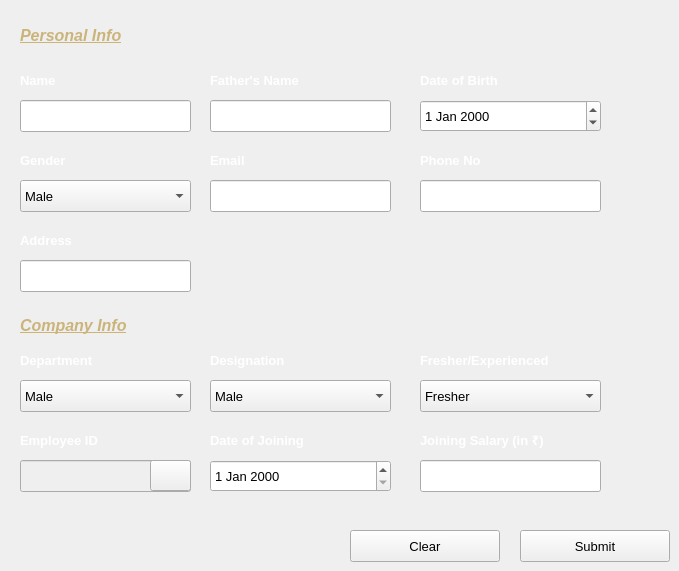
      <widget class="QWidget" name="tab_7">
       <attribute name="title">
        <string>insert</string>
       </attribute>
       <widget class="QLabel" name="label_42">
        <property name="geometry">
         <rect>
          <x>20</x>
          <y>20</y>
          <width>241</width>
          <height>31</height>
         </rect>
        </property>
        <property name="font">
         <font>
          <family>Arial</family>
          <pointsize>12</pointsize>
          <bold>true</bold>
         </font>
        </property>
        <property name="text">
         <string>&lt;html&gt;&lt;head/&gt;&lt;body&gt;&lt;p&gt;&lt;span style=&quot; font-style:italic; text-decoration: underline; color:#cbb479;&quot;&gt;Personal Info&lt;/span&gt;&lt;/p&gt;&lt;/body&gt;&lt;/html&gt;</string>
        </property>
       </widget>
       <widget class="QLabel" name="id_11">
        <property name="geometry">
         <rect>
          <x>20</x>
          <y>70</y>
          <width>141</width>
          <height>21</height>
         </rect>
        </property>
        <property name="font">
         <font>
          <pointsize>10</pointsize>
          <bold>true</bold>
         </font>
        </property>
        <property name="text">
         <string>&lt;html&gt;&lt;head/&gt;&lt;body&gt;&lt;p&gt;&lt;span style=&quot; color:#ffffff;&quot;&gt;Name&lt;/span&gt;&lt;/p&gt;&lt;/body&gt;&lt;/html&gt;</string>
        </property>
       </widget>
       <widget class="QLabel" name="id_22">
        <property name="geometry">
         <rect>
          <x>210</x>
          <y>70</y>
          <width>141</width>
          <height>21</height>
         </rect>
        </property>
        <property name="font">
         <font>
          <pointsize>10</pointsize>
          <bold>true</bold>
         </font>
        </property>
        <property name="text">
         <string>&lt;html&gt;&lt;head/&gt;&lt;body&gt;&lt;p&gt;&lt;span style=&quot; color:#ffffff;&quot;&gt;Father's Name&lt;/span&gt;&lt;/p&gt;&lt;/body&gt;&lt;/html&gt;</string>
        </property>
       </widget>
       <widget class="QLabel" name="id_23">
        <property name="geometry">
         <rect>
          <x>420</x>
          <y>70</y>
          <width>141</width>
          <height>21</height>
         </rect>
        </property>
        <property name="font">
         <font>
          <pointsize>10</pointsize>
          <bold>true</bold>
         </font>
        </property>
        <property name="text">
         <string>&lt;html&gt;&lt;head/&gt;&lt;body&gt;&lt;p&gt;&lt;span style=&quot; color:#ffffff;&quot;&gt;Date of Birth&lt;/span&gt;&lt;/p&gt;&lt;/body&gt;&lt;/html&gt;</string>
        </property>
       </widget>
       <widget class="QLineEdit" name="empName_6">
        <property name="geometry">
         <rect>
          <x>20</x>
          <y>100</y>
          <width>171</width>
          <height>32</height>
         </rect>
        </property>
        <property name="font">
         <font>
          <family>Arial</family>
          <pointsize>10</pointsize>
         </font>
        </property>
        <property name="styleSheet">
         <string notr="true">#empName
{
	background:white;
	color:black;
	border:none;
	padding-left:6px;
}</string>
        </property>
       </widget>
       <widget class="QLineEdit" name="empName_7">
        <property name="geometry">
         <rect>
          <x>210</x>
          <y>100</y>
          <width>181</width>
          <height>32</height>
         </rect>
        </property>
        <property name="font">
         <font>
          <family>Arial</family>
          <pointsize>10</pointsize>
         </font>
        </property>
        <property name="styleSheet">
         <string notr="true">#empName
{
	background:white;
	color:black;
	border:none;
	padding-left:6px;
}</string>
        </property>
       </widget>
       <widget class="QLineEdit" name="empName_8">
        <property name="geometry">
         <rect>
          <x>210</x>
          <y>180</y>
          <width>181</width>
          <height>32</height>
         </rect>
        </property>
        <property name="font">
         <font>
          <family>Arial</family>
          <pointsize>10</pointsize>
         </font>
        </property>
        <property name="styleSheet">
         <string notr="true">#empName
{
	background:white;
	color:black;
	border:none;
	padding-left:6px;
}</string>
        </property>
       </widget>
       <widget class="QDateEdit" name="empDOB_2">
        <property name="geometry">
         <rect>
          <x>420</x>
          <y>100</y>
          <width>181</width>
          <height>32</height>
         </rect>
        </property>
        <property name="font">
         <font>
          <family>Arial</family>
          <pointsize>10</pointsize>
         </font>
        </property>
        <property name="styleSheet">
         <string notr="true">#empDOB
{
	background:white;
	color:black;
	border:none;
	padding-left:6px;
}</string>
        </property>
        <property name="currentSection">
         <enum>QDateTimeEdit::Section::YearSection</enum>
        </property>
       </widget>
       <widget class="QLabel" name="id_24">
        <property name="geometry">
         <rect>
          <x>20</x>
          <y>150</y>
          <width>141</width>
          <height>21</height>
         </rect>
        </property>
        <property name="font">
         <font>
          <pointsize>10</pointsize>
          <bold>true</bold>
         </font>
        </property>
        <property name="text">
         <string>&lt;html&gt;&lt;head/&gt;&lt;body&gt;&lt;p&gt;&lt;span style=&quot; color:#ffffff;&quot;&gt;Gender&lt;/span&gt;&lt;/p&gt;&lt;/body&gt;&lt;/html&gt;</string>
        </property>
       </widget>
       <widget class="QLabel" name="id_25">
        <property name="geometry">
         <rect>
          <x>210</x>
          <y>150</y>
          <width>141</width>
          <height>21</height>
         </rect>
        </property>
        <property name="font">
         <font>
          <pointsize>10</pointsize>
          <bold>true</bold>
         </font>
        </property>
        <property name="text">
         <string>&lt;html&gt;&lt;head/&gt;&lt;body&gt;&lt;p&gt;&lt;span style=&quot; color:#ffffff;&quot;&gt;Email&lt;/span&gt;&lt;/p&gt;&lt;/body&gt;&lt;/html&gt;</string>
        </property>
       </widget>
       <widget class="QLabel" name="id_26">
        <property name="geometry">
         <rect>
          <x>420</x>
          <y>150</y>
          <width>141</width>
          <height>21</height>
         </rect>
        </property>
        <property name="font">
         <font>
          <pointsize>10</pointsize>
          <bold>true</bold>
         </font>
        </property>
        <property name="text">
         <string>&lt;html&gt;&lt;head/&gt;&lt;body&gt;&lt;p&gt;&lt;span style=&quot; color:#ffffff;&quot;&gt;Phone No&lt;/span&gt;&lt;/p&gt;&lt;/body&gt;&lt;/html&gt;</string>
        </property>
       </widget>
       <widget class="QComboBox" name="empGender_2">
        <property name="geometry">
         <rect>
          <x>20</x>
          <y>180</y>
          <width>171</width>
          <height>32</height>
         </rect>
        </property>
        <property name="font">
         <font>
          <family>Arial</family>
          <pointsize>10</pointsize>
         </font>
        </property>
        <property name="styleSheet">
         <string notr="true">#empGender
{
	background:white;
	color:black;
	border:none;
	padding-left:6px;
}</string>
        </property>
        <item>
         <property name="text">
          <string>Male</string>
         </property>
        </item>
        <item>
         <property name="text">
          <string>Female</string>
         </property>
        </item>
        <item>
         <property name="text">
          <string>Other</string>
         </property>
        </item>
       </widget>
       <widget class="QLineEdit" name="empName_9">
        <property name="geometry">
         <rect>
          <x>420</x>
          <y>180</y>
          <width>181</width>
          <height>32</height>
         </rect>
        </property>
        <property name="font">
         <font>
          <family>Arial</family>
          <pointsize>10</pointsize>
         </font>
        </property>
        <property name="styleSheet">
         <string notr="true">#empName
{
	background:white;
	color:black;
	border:none;
	padding-left:6px;
}</string>
        </property>
       </widget>
       <widget class="QLabel" name="id_27">
        <property name="geometry">
         <rect>
          <x>20</x>
          <y>230</y>
          <width>141</width>
          <height>21</height>
         </rect>
        </property>
        <property name="font">
         <font>
          <pointsize>10</pointsize>
          <bold>true</bold>
         </font>
        </property>
        <property name="text">
         <string>&lt;html&gt;&lt;head/&gt;&lt;body&gt;&lt;p&gt;&lt;span style=&quot; color:#ffffff;&quot;&gt;Address&lt;/span&gt;&lt;/p&gt;&lt;/body&gt;&lt;/html&gt;</string>
        </property>
       </widget>
       <widget class="QLineEdit" name="empName_10">
        <property name="geometry">
         <rect>
          <x>20</x>
          <y>260</y>
          <width>171</width>
          <height>32</height>
         </rect>
        </property>
        <property name="font">
         <font>
          <family>Arial</family>
          <pointsize>10</pointsize>
         </font>
        </property>
        <property name="styleSheet">
         <string notr="true">#empName
{
	background:white;
	color:black;
	border:none;
	padding-left:6px;
}</string>
        </property>
       </widget>
       <widget class="QLabel" name="label_43">
        <property name="geometry">
         <rect>
          <x>20</x>
          <y>310</y>
          <width>241</width>
          <height>31</height>
         </rect>
        </property>
        <property name="font">
         <font>
          <family>Arial</family>
          <pointsize>12</pointsize>
          <bold>true</bold>
         </font>
        </property>
        <property name="text">
         <string>&lt;html&gt;&lt;head/&gt;&lt;body&gt;&lt;p&gt;&lt;span style=&quot; font-style:italic; text-decoration: underline; color:#cbb479;&quot;&gt;Company Info&lt;/span&gt;&lt;/p&gt;&lt;/body&gt;&lt;/html&gt;</string>
        </property>
       </widget>
       <widget class="QLabel" name="id_28">
        <property name="geometry">
         <rect>
          <x>20</x>
          <y>350</y>
          <width>141</width>
          <height>21</height>
         </rect>
        </property>
        <property name="font">
         <font>
          <pointsize>10</pointsize>
          <bold>true</bold>
         </font>
        </property>
        <property name="text">
         <string>&lt;html&gt;&lt;head/&gt;&lt;body&gt;&lt;p&gt;&lt;span style=&quot; color:#ffffff;&quot;&gt;Department&lt;/span&gt;&lt;/p&gt;&lt;/body&gt;&lt;/html&gt;</string>
        </property>
       </widget>
       <widget class="QLabel" name="id_29">
        <property name="geometry">
         <rect>
          <x>210</x>
          <y>350</y>
          <width>141</width>
          <height>21</height>
         </rect>
        </property>
        <property name="font">
         <font>
          <pointsize>10</pointsize>
          <bold>true</bold>
         </font>
        </property>
        <property name="text">
         <string>&lt;html&gt;&lt;head/&gt;&lt;body&gt;&lt;p&gt;&lt;span style=&quot; color:#ffffff;&quot;&gt;Designation&lt;/span&gt;&lt;/p&gt;&lt;/body&gt;&lt;/html&gt;</string>
        </property>
       </widget>
       <widget class="QLabel" name="id_30">
        <property name="geometry">
         <rect>
          <x>420</x>
          <y>350</y>
          <width>141</width>
          <height>21</height>
         </rect>
        </property>
        <property name="font">
         <font>
          <pointsize>10</pointsize>
          <bold>true</bold>
         </font>
        </property>
        <property name="text">
         <string>&lt;html&gt;&lt;head/&gt;&lt;body&gt;&lt;p&gt;&lt;span style=&quot; color:#ffffff;&quot;&gt;Fresher/Experienced&lt;/span&gt;&lt;/p&gt;&lt;/body&gt;&lt;/html&gt;</string>
        </property>
       </widget>
       <widget class="QComboBox" name="empDept_2">
        <property name="geometry">
         <rect>
          <x>20</x>
          <y>380</y>
          <width>171</width>
          <height>32</height>
         </rect>
        </property>
        <property name="font">
         <font>
          <family>Arial</family>
          <pointsize>10</pointsize>
         </font>
        </property>
        <property name="styleSheet">
         <string notr="true">#empDept
{
	background:white;
	color:black;
	border:none;
	padding-left:6px;
}</string>
        </property>
        <item>
         <property name="text">
          <string>Male</string>
         </property>
        </item>
        <item>
         <property name="text">
          <string>Female</string>
         </property>
        </item>
        <item>
         <property name="text">
          <string>Other</string>
         </property>
        </item>
       </widget>
       <widget class="QComboBox" name="empDesig_2">
        <property name="geometry">
         <rect>
          <x>210</x>
          <y>380</y>
          <width>181</width>
          <height>32</height>
         </rect>
        </property>
        <property name="font">
         <font>
          <family>Arial</family>
          <pointsize>10</pointsize>
         </font>
        </property>
        <property name="styleSheet">
         <string notr="true">#empDesig
{
	background:white;
	color:black;
	border:none;
	padding-left:6px;
}</string>
        </property>
        <item>
         <property name="text">
          <string>Male</string>
         </property>
        </item>
        <item>
         <property name="text">
          <string>Female</string>
         </property>
        </item>
        <item>
         <property name="text">
          <string>Other</string>
         </property>
        </item>
       </widget>
       <widget class="QComboBox" name="empType_2">
        <property name="geometry">
         <rect>
          <x>420</x>
          <y>380</y>
          <width>181</width>
          <height>32</height>
         </rect>
        </property>
        <property name="font">
         <font>
          <family>Arial</family>
          <pointsize>10</pointsize>
         </font>
        </property>
        <property name="styleSheet">
         <string notr="true">#empType
{
	background:white;
	color:black;
	border:none;
	padding-left:6px;
}</string>
        </property>
        <item>
         <property name="text">
          <string>Fresher</string>
         </property>
        </item>
        <item>
         <property name="text">
          <string>Experienced</string>
         </property>
        </item>
       </widget>
       <widget class="QLabel" name="id_31">
        <property name="geometry">
         <rect>
          <x>20</x>
          <y>430</y>
          <width>141</width>
          <height>21</height>
         </rect>
        </property>
        <property name="font">
         <font>
          <pointsize>10</pointsize>
          <bold>true</bold>
         </font>
        </property>
        <property name="text">
         <string>&lt;html&gt;&lt;head/&gt;&lt;body&gt;&lt;p&gt;&lt;span style=&quot; color:#ffffff;&quot;&gt;Employee ID&lt;/span&gt;&lt;/p&gt;&lt;/body&gt;&lt;/html&gt;</string>
        </property>
       </widget>
       <widget class="QLabel" name="id_32">
        <property name="geometry">
         <rect>
          <x>210</x>
          <y>430</y>
          <width>141</width>
          <height>21</height>
         </rect>
        </property>
        <property name="font">
         <font>
          <pointsize>10</pointsize>
          <bold>true</bold>
         </font>
        </property>
        <property name="text">
         <string>&lt;html&gt;&lt;head/&gt;&lt;body&gt;&lt;p&gt;&lt;span style=&quot; color:#ffffff;&quot;&gt;Date of Joining&lt;/span&gt;&lt;/p&gt;&lt;/body&gt;&lt;/html&gt;</string>
        </property>
       </widget>
       <widget class="QLabel" name="id_33">
        <property name="geometry">
         <rect>
          <x>420</x>
          <y>430</y>
          <width>141</width>
          <height>21</height>
         </rect>
        </property>
        <property name="font">
         <font>
          <pointsize>10</pointsize>
          <bold>true</bold>
         </font>
        </property>
        <property name="text">
         <string>&lt;html&gt;&lt;head/&gt;&lt;body&gt;&lt;p&gt;&lt;span style=&quot; color:#ffffff;&quot;&gt;Joining Salary (in ₹)&lt;/span&gt;&lt;/p&gt;&lt;/body&gt;&lt;/html&gt;</string>
        </property>
       </widget>
       <widget class="QLineEdit" name="empID_2">
        <property name="enabled">
         <bool>false</bool>
        </property>
        <property name="geometry">
         <rect>
          <x>20</x>
          <y>460</y>
          <width>171</width>
          <height>32</height>
         </rect>
        </property>
        <property name="font">
         <font>
          <family>Arial</family>
          <pointsize>10</pointsize>
         </font>
        </property>
        <property name="styleSheet">
         <string notr="true">#empID
{
	background:white;
	color:black;
	border:none;
	padding-left:6px;
}</string>
        </property>
       </widget>
       <widget class="QPushButton" name="pushButton_21">
        <property name="geometry">
         <rect>
          <x>150</x>
          <y>460</y>
          <width>41</width>
          <height>31</height>
         </rect>
        </property>
        <property name="cursor">
         <cursorShape>PointingHandCursor</cursorShape>
        </property>
        <property name="styleSheet">
         <string notr="true">#pushButton_12
{
	border:none;
	background:white;
}</string>
        </property>
        <property name="text">
         <string/>
        </property>
        <property name="icon">
         <iconset>
          <normaloff>:/Images/id_card.png</normaloff>:/Images/id_card.png</iconset>
        </property>
        <property name="iconSize">
         <size>
          <width>32</width>
          <height>32</height>
         </size>
        </property>
       </widget>
       <widget class="QDateEdit" name="empDOJ_2">
        <property name="geometry">
         <rect>
          <x>210</x>
          <y>460</y>
          <width>181</width>
          <height>32</height>
         </rect>
        </property>
        <property name="font">
         <font>
          <family>Arial</family>
          <pointsize>10</pointsize>
         </font>
        </property>
        <property name="styleSheet">
         <string notr="true">#empDOJ
{
	background:white;
	color:black;
	border:none;
	padding-left:6px;
}</string>
        </property>
       </widget>
       <widget class="QLineEdit" name="empSalary_2">
        <property name="geometry">
         <rect>
          <x>420</x>
          <y>460</y>
          <width>181</width>
          <height>32</height>
         </rect>
        </property>
        <property name="font">
         <font>
          <family>Arial</family>
          <pointsize>10</pointsize>
         </font>
        </property>
        <property name="styleSheet">
         <string notr="true">#empSalary
{
	background:white;
	color:black;
	border:none;
	padding-left:6px;
}</string>
        </property>
       </widget>
       <widget class="QPushButton" name="pushButton_22">
        <property name="geometry">
         <rect>
          <x>350</x>
          <y>530</y>
          <width>150</width>
          <height>32</height>
         </rect>
        </property>
        <property name="font">
         <font>
          <pointsize>10</pointsize>
         </font>
        </property>
        <property name="cursor">
         <cursorShape>PointingHandCursor</cursorShape>
        </property>
        <property name="focusPolicy">
         <enum>Qt::FocusPolicy::TabFocus</enum>
        </property>
        <property name="styleSheet">
         <string notr="true">#pushButton_13
{
	background:#EC3245;
	border:none;
	color:white;
}

#pushButton_13:hover
{
	background:#2d2d2d;
	border:2px solid #EC3245;
	color:#EC3245;
}</string>
        </property>
        <property name="text">
         <string>Clear</string>
        </property>
       </widget>
       <widget class="QPushButton" name="pushButton_23">
        <property name="geometry">
         <rect>
          <x>520</x>
          <y>530</y>
          <width>150</width>
          <height>32</height>
         </rect>
        </property>
        <property name="font">
         <font>
          <pointsize>10</pointsize>
         </font>
        </property>
        <property name="cursor">
         <cursorShape>PointingHandCursor</cursorShape>
        </property>
        <property name="focusPolicy">
         <enum>Qt::FocusPolicy::TabFocus</enum>
        </property>
        <property name="styleSheet">
         <string notr="true">#pushButton_14
{
	background:#00855C;
	border:none;
	color:white;
}

#pushButton_14:hover
{
	background:#2D2D2D;
	border:2px solid #00855C;
	color:#00855C;
}</string>
        </property>
        <property name="text">
         <string>Submit</string>
        </property>
       </widget>
      </widget>
